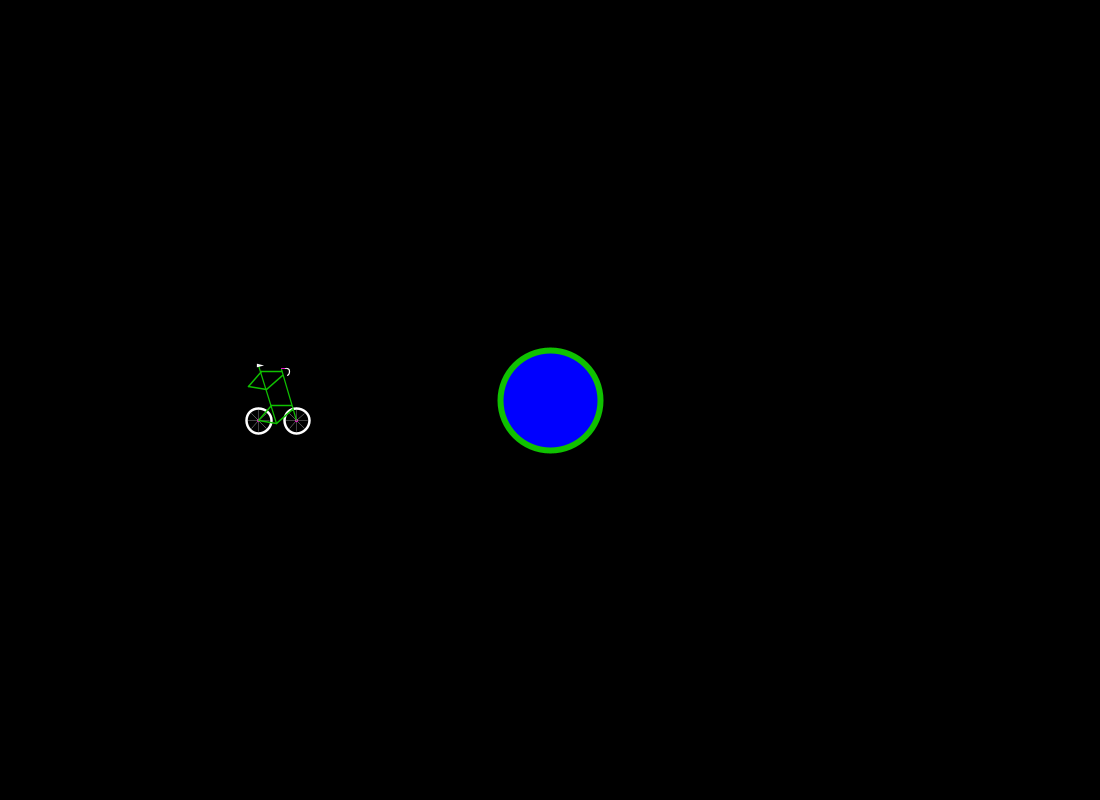
Frame 1 (no input)
Frame 60 (the mouse pressed at the canvas centre just before this capture): identical to frame 1, image omitted
Frame 120 (the mouse held since frame 60 and released just before this capture): identical to frame 1, image omitted

The Processing sketch that drew this single still picture (run headless with seeded random() and noise(); from frame 60 on, the mouse is pressed at the canvas centre):

// Processing sketch: two_player
// ── two_player.pde
//mode frame work
int mode; 
final int INTRO = 1;
final int GAME = 2;
final int PAUSE = 3;
final int GAMEOVER = 4;

//entity variables
float righty, rightx, rightd, lefty, leftx, leftd;
float ballx, bally, balld; 
float vx, vy;
float x, y, d;
float r, R,dd;

//scoring
int leftscore, rightscore, timer;

//keyboard variables
boolean upkey, downkey, leftkey, rightkey, wkey, skey, akey, dkey;


void setup() {
  size(1100,800);
  
  mode = GAME;
  
  //initialize right guy
  rightx = width/4;
  righty = height/2;
  rightd = 70;
  
  //initialize left guy
  leftx = width/2;
  lefty = height/2;
  leftd = 50;
  
  //initialize ball
  ballx = width/2;
  bally = height/2;
  balld = 100;
  
  //movement initialization
  vx = 0;
  vy = 0;
}


void draw() {
  if (mode == INTRO) {
    intro();
  }else if (mode == GAME) {
    game();
  }else if (mode ==PAUSE) {
     pause();
  }else if (mode == GAMEOVER) {
     gameover();
  }else { 
    println("MODE error: " + mode);
  }
}

// ── game.pde
void game() {
  background(0);
  
  pushMatrix();
  translate(0,0);
  //bike(0,0);
  popMatrix();

  //scoring
  if (ballx < 0) {
    rightscore++;
    ballx = width/2;
    bally = height/2;
    vx = 0;
    vy = 0;
    timer = 100;
  }

  if (ballx > 1100) {
    leftscore++;
    ballx = width/2;
    bally = height/2;
    vx = 0;
    vy = 0;
    timer = 100;
  }

  if (rightscore == 5) mode = GAMEOVER;
  if (leftscore == 5) mode = GAMEOVER;

  //draw right guy
  fill(0);
  stroke(0);  
  circle(rightx, righty, rightd);
  bike(rightx-79, righty-92);

  if (righty < 25)
    righty = 25;
  if (righty > 775)
    righty = 775;

  if (rightx < 25)
    rightx = 25;
  if (rightx > 1075)
    rightx = 1075;

  //draw left guy
  fill(0);
  circle(leftx, lefty, leftd);

  if (lefty < 25)
    lefty = 25;
  if (lefty > 775)
    lefty = 775;

  if (leftx < 25)
    leftx = 25;
  if (leftx > 1075)
    leftx = 1075;

  //draw ball

  fill(0, 0, 255);
  circle(ballx, bally, balld);


  //bouncing
  if (bally <= balld/2 || bally >= height-balld/2) {
    vy = vy * -1;

    }
    if (dist(ballx, bally, rightx, righty) < balld /2 + rightd/2) {
      vx = (ballx - rightx)/20;
      vy = (bally - righty)/20;
    }
    if (dist(ballx, bally, leftx, lefty) < balld /2 + leftd/2) {
      vx = (ballx - leftx)/20;
      vy = (bally - lefty)/20;
    }

    dd =  dist(rightx, righty, ballx, bally);

    if (dd <= r + R) {
      vx = (ballx - rightx)/10;
      vy = (bally - righty)/10;
    }

    dd =  dist(leftx, lefty, ballx, bally);

    if (dd <= r + R) {
      vx = (ballx - leftx)/10;
      vy = (bally - lefty)/10;
    }


    //initialize right guy
    if (upkey == true) righty = righty - 8;
    if (downkey == true) righty = righty + 8;
    if (leftkey == true) rightx = rightx - 8;
    if (rightkey == true) rightx = rightx + 8;

    //initialize left guy
    if (wkey == true) lefty = lefty - 8;
    if (skey == true) lefty = lefty + 8;
    if (akey == true) leftx = leftx - 8;
    if (dkey == true) leftx = leftx + 8;

    //initialize right gun



    //ball moving

    ballx = ballx + vx;
    bally = bally + vy;
  }

  void gameClicks() {
  }

// ── gameover.pde
void gameover() {
}

void gameoverClicks() {
  
}

// ── intro.pde
void intro() {
}

void introClicks() {
  
}

// ── keyboard.pde
void keyPressed() {
  //right
  if (keyCode == UP) upkey = true;
  if (keyCode == DOWN) downkey = true;
  if (keyCode == LEFT)  leftkey = true;
  if (keyCode == RIGHT) rightkey = true;
  //left
  if (key == 'w' || key == 'W') wkey = true;
  if (key == 's' || key == 'S') skey = true;
  if (key == 'a' || key == 'A') akey = true;
  if (key == 'd' || key == 'D') dkey = true;
}

void keyReleased() {
  //right
  if (keyCode == LEFT)  leftkey = false;
  if (keyCode == RIGHT) rightkey = false;
  if (keyCode == UP) upkey = false;
  if (keyCode == DOWN) downkey = false;
  //left
  if (key == 'w' || key == 'W') wkey = false;
  if (key == 's' || key == 'S') skey = false;
  if (key == 'a' || key == 'A') akey = false;
  if (key == 'd' || key == 'D') dkey = false;
}

// ── mouse.pde
void mouseReleased() {
  if (mode == INTRO) {
    introClicks();
  }else if (mode == GAME) {
    gameClicks();
  }else if (mode ==PAUSE) {
     pauseClicks();
  }else if (mode == GAMEOVER) {
    gameoverClicks();
  }
}

void reset() {
  
}

// ── pause.pde
void pause() {
}

void pauseClicks() {
  
}

// ── tall_bike.pde
void bike(float x, float y) {
  pushMatrix();
  translate(x, y);
  scale(0.25);
  frisk(0, 0);
  wheels(0, 0);
  misc(0, 0);
  frames(0, 0);

  popMatrix();
}

void misc(float x, float y) {

  stroke(#0FC100);
  strokeWeight(5);
  //steartube
  line(340, 246, 402, 450);
  //seat tube
  line(320, 460, 250, 230);
  //saddle
  stroke(255);
  triangle(260, 230, 245, 233, 245, 227);
  //stem
  strokeWeight(4);
  stroke(#F20AD4);
  line(340, 243, 353, 240);
}

void frisk(float x, float y) {
  //bar
  strokeWeight(5);
  stroke(255);
  fill(0);
  circle(360, 255, 30);
  stroke(0);
  rect(345, 245, 15, 30);
}

void frames(float x, float y) {
  pushMatrix();
  frame(0,0);
  frame(-40,-135);
  
  popMatrix();
}


void frame(float x, float y) {
  pushMatrix();
  translate(x,y);
  //rear triangle
  stroke(#0FC100);
  strokeWeight(6);
  line(250, 450, 320, 460);
  line(250, 450, 300, 390);
  //line(320, 460, 300, 380);

  //front
  line(300, 390, 380, 390);
  line(320, 460, 385, 405);
  //line(382, 385, 390, 410);



  popMatrix();
}

void wheels(float x, float y) {

  pushMatrix();

  wheel1(-100, 100);
  wheel1(52, 100);
  popMatrix();
}

void wheel1(float x, float y) {
  pushMatrix();
  translate(x, y);
  //rim
  strokeWeight(10);
  stroke(255);
  fill(0);
  circle(350, 350, 100);


  //spokes
  strokeWeight(1);
  stroke(255);
  line(350, 350, 395, 350);
  line(350, 350, 305, 350);
  line(350, 350, 350, 305);
  line(350, 350, 350, 395);

  line(350, 350, 320, 320);
  line(350, 350, 320, 380);
  line(350, 350, 380, 380);
  line(350, 350, 380, 320);


  //hub
  stroke(#F20AD4);
  strokeWeight(5);
  fill(#F20AD4);
  circle(350, 350, 7);

  popMatrix();
}
